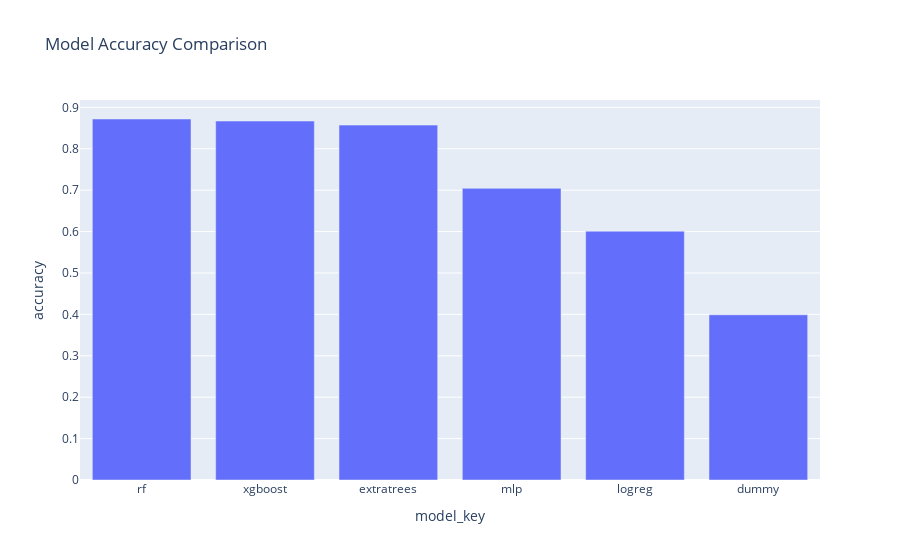

Source (notebook cell):
### Code cell
fig = px.bar(df_cmp.sort_values("accuracy", ascending=False),
             x="model_key", y="accuracy", title="Model Accuracy Comparison")
fig.show()

### Figure 1 — Plotly figure (JSON) as saved in the notebook; plotly's stock layout.template omitted (floating-point values rounded to 4 significant figures)
{"data": [{"hovertemplate": "model_key=%{x}<br>accuracy=%{y}<extra></extra>", "legendgroup": "", "marker": {"color": "#636efa", "pattern": {"shape": ""}}, "name": "", "orientation": "v", "showlegend": false, "textposition": "auto", "type": "bar", "x": ["rf", "xgboost", "extratrees", "mlp", "logreg", "dummy"], "xaxis": "x", "y": [0.8719, 0.867, 0.8571, 0.7044, 0.601, 0.399], "yaxis": "y"}], "layout": {"barmode": "relative", "legend": {"tracegroupgap": 0}, "title": {"text": "Model Accuracy Comparison"}, "xaxis": {"anchor": "y", "domain": [0, 1], "title": {"text": "model_key"}}, "yaxis": {"anchor": "x", "domain": [0, 1], "title": {"text": "accuracy"}}}}
